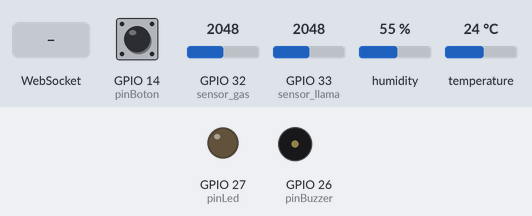
Recording of a sketch running on a simulated ESP32. On the bench: output pins drawn as LEDs (lit = HIGH), buzzer (waves = sounding, pin HIGH). Inputs (shaded band) come from the test bench; at power-on: GPIO 14 (pinBoton) HIGH, GPIO 32 (sensor_gas) = 2048, GPIO 33 (sensor_llama) = 2048, humidity 55 %, temperature 24 °C. WiFi joins after 1.5 s; servers stay silent unless stated; what the sketch prints to the serial monitor is not drawn.

Above: at 6.7 s.
6.8 s: GPIO 14 (pinBoton) pulled LOW for 0.15 s
At 7.8 s:
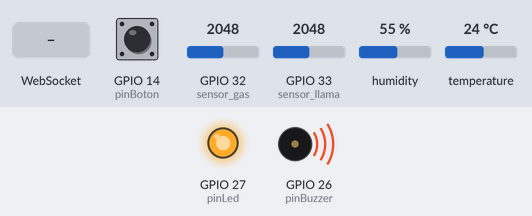
8.8 s: WebSocket text "1" received
At 10.3 s:
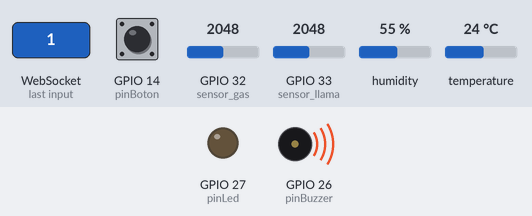
11.8 s: GPIO 32 (sensor_gas) set to 873
14.5 s: GPIO 32 (sensor_gas) set to 753
16.3 s: GPIO 32 (sensor_gas) set to 840
At 18.4 s:
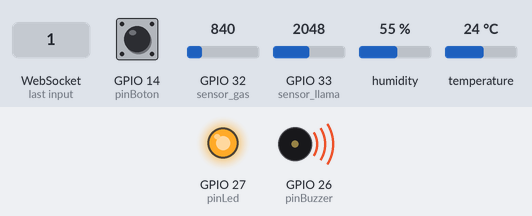
Timing chart, 0 to 19.3 s (numbered marks = the images above; inputs shaded):
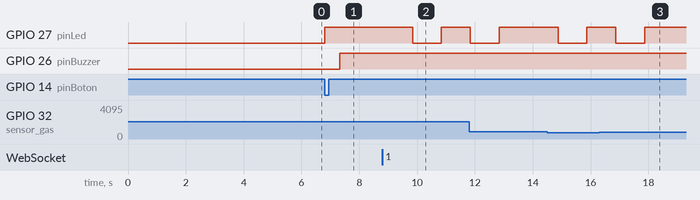

Measured:
- after the input at 6.8 s, GPIO 27 (pinLed): LOW → HIGH at once; GPIO 26 (pinBuzzer): LOW → HIGH after 0.52 s
- after the input at 8.8 s, GPIO 27 (pinLed): HIGH → LOW after 1.0 s, → HIGH 1.0 s later
- after the input at 16.3 s, GPIO 26 (pinBuzzer): stays HIGH (without the input it goes to LOW after 2.1 s)

The sketch:

SafeKitchen.ino
```cpp
#include <WiFi.h>
#include <WebSocketsClient.h>
#include <DHT.h>

WebSocketsClient webSocket;

const char *ssid     = "AndroidAP5916";
const char *password = "caaf59io67";

unsigned long messageInterval = 5000;
bool connected = false;
bool buttonFlag = false;
// define the DHT11 sensor pin
#define DHTPIN 25
#define sensor_llama 33
#define sensor_gas 32
#define pinBuzzer 26
#define pinLed 27
#define pinBoton 14
int llama = 0;
int gas = 0;
String alerta_llama = "";
String alerta_gas = "";

// initialize the DHT11 sensor
DHT dht(DHTPIN, DHT11);

#define DEBUG_SERIAL Serial
void prenderLed(int pin){
  digitalWrite(pin, HIGH);
}
void apagarLed(int pin){
  digitalWrite(pin, LOW);
}
void blink(int pin){
  prenderLed(pin);
  delay(1000);
  apagarLed(pin);
  delay(1000);
 }
void webSocketEvent(WStype_t type, uint8_t * payload, size_t length) {
    switch(type) {
        case WStype_DISCONNECTED:
            DEBUG_SERIAL.printf("[WSc] Disconnected!\n");
            connected = false;
            break;
        case WStype_CONNECTED: {
            DEBUG_SERIAL.printf("[WSc] Connected to url: %s\n", payload);
            connected = true;

            // send message to server when Connected
            DEBUG_SERIAL.println("[WSc] SENT: Connected");
            webSocket.sendTXT("Connected");
        }
            break;
        case WStype_TEXT:
            DEBUG_SERIAL.printf("[WSc] RESPONSE: %s\n", payload);
            break;
        case WStype_BIN:
            DEBUG_SERIAL.printf("[WSc] get binary length: %u\n", length);
            break;
                case WStype_PING:
                        // pong will be send automatically
                        DEBUG_SERIAL.printf("[WSc] get ping\n");
                        break;
                case WStype_PONG:
                        // answer to a ping we send
                        DEBUG_SERIAL.printf("[WSc] get pong\n");
                        break;
    }

}
void IRAM_ATTR isr(){
  buttonFlag = true;
}
void setup() {
    DEBUG_SERIAL.begin(115200);

//  DEBUG_SERIAL.setDebugOutput(true);

    DEBUG_SERIAL.println();
    DEBUG_SERIAL.println();
    DEBUG_SERIAL.println();

    for(uint8_t t = 4; t > 0; t--) {
        DEBUG_SERIAL.printf("[SETUP] BOOT WAIT %d...\n", t);
        DEBUG_SERIAL.flush();
        delay(1000);
    }

    WiFi.begin(ssid, password);

    while ( WiFi.status() != WL_CONNECTED ) {
      delay ( 500 );
      Serial.print ( "." );
    }
    DEBUG_SERIAL.print("Local IP: "); DEBUG_SERIAL.println(WiFi.localIP());
    // server address, port and URL
    webSocket.begin("192.168.52.15", 1880, "/ws/proyecto");

    // event handler
    webSocket.onEvent(webSocketEvent);
    // initialize the DHT11 sensor
    dht.begin();
    pinMode(sensor_llama, INPUT);
    pinMode(sensor_gas, INPUT);
    pinMode(pinBoton, INPUT_PULLUP);
    attachInterrupt(pinBoton, isr, FALLING);
    pinMode(pinBuzzer, OUTPUT);
    pinMode(pinLed, OUTPUT);
}

unsigned long lastUpdate = millis();


void loop() {
  if(buttonFlag){
    digitalWrite(pinLed, HIGH);
    float temperature = dht.readTemperature();
    float humidity = dht.readHumidity();
    llama = analogRead(sensor_llama);
    gas = analogRead(sensor_gas);
    llama = map(llama,0,1023,100,0);
    delay(500);
    // send sensor data to the WebSocket server
    DEBUG_SERIAL.print("Llama: ");
    DEBUG_SERIAL.println(llama);
    DEBUG_SERIAL.print("Gas: ");
    DEBUG_SERIAL.println(gas);
    DEBUG_SERIAL.print("Temperatura: ");
    DEBUG_SERIAL.println(temperature);
    DEBUG_SERIAL.print("Humedad: ");
    DEBUG_SERIAL.println(humidity);
    if(llama > 90){
      digitalWrite(pinBuzzer, HIGH);
    }
    else if(gas > 800){
      digitalWrite(pinBuzzer, HIGH);
    }
    else{
      digitalWrite(pinBuzzer, LOW);
    }

      webSocket.loop();
      if (connected && lastUpdate+messageInterval<millis()){
          DEBUG_SERIAL.println("[WSc] SENT: Simple js client message!!");
          String jsonString = "{";
          jsonString += "\"Llama\":";
          jsonString += String(llama);
          jsonString += ",";
          jsonString += "\"Gas\":";
          jsonString += String(gas);
          jsonString += ",";
          jsonString += "\"Temperature\":";
          jsonString += String(temperature);
          jsonString += ",";
          jsonString += "\"Humidity\":";
          jsonString += String(humidity);
          jsonString += "}";
          DEBUG_SERIAL.println(jsonString);
          webSocket.sendTXT(jsonString);
          lastUpdate = millis();
          blink(pinLed);
          blink(pinLed);
      }
  }
  else{
    digitalWrite(pinLed, LOW);
  }

}
```
